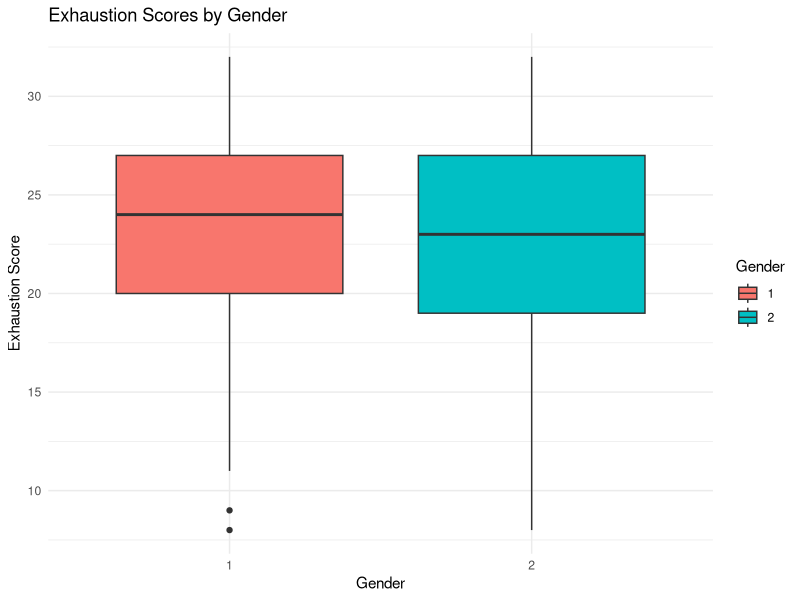
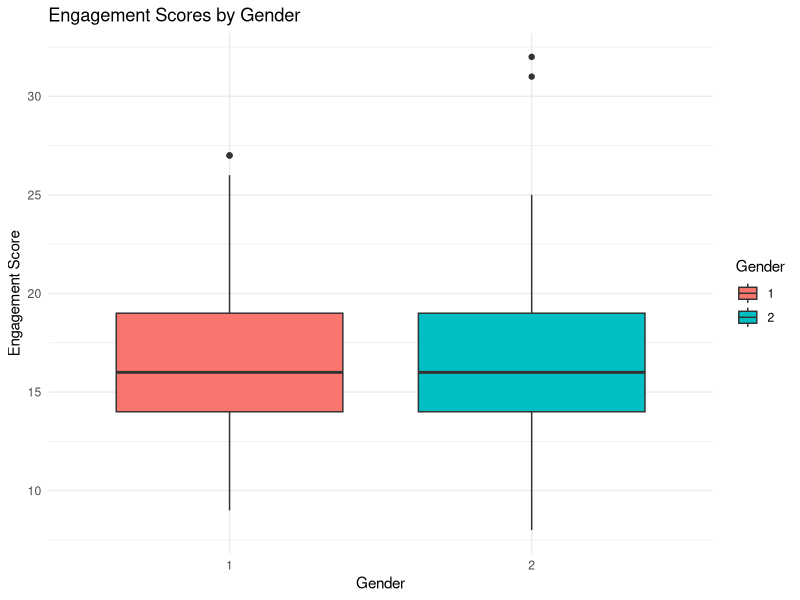
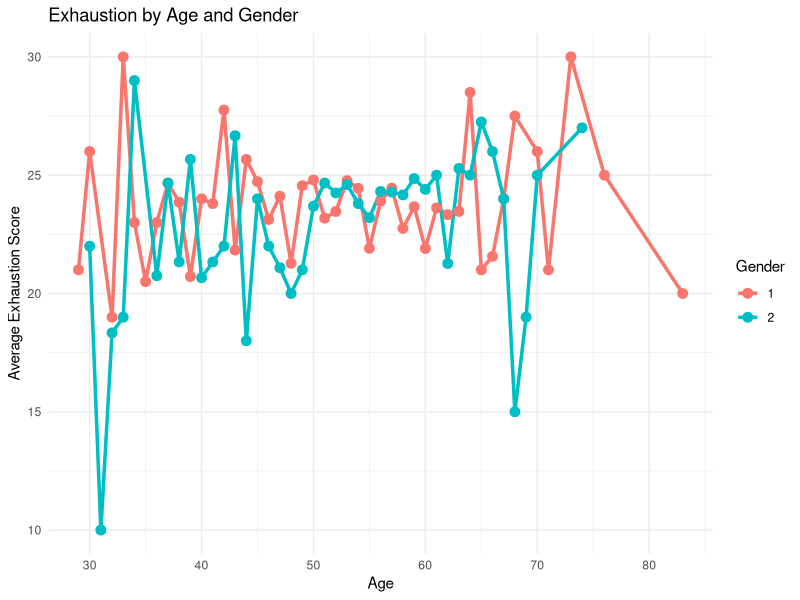
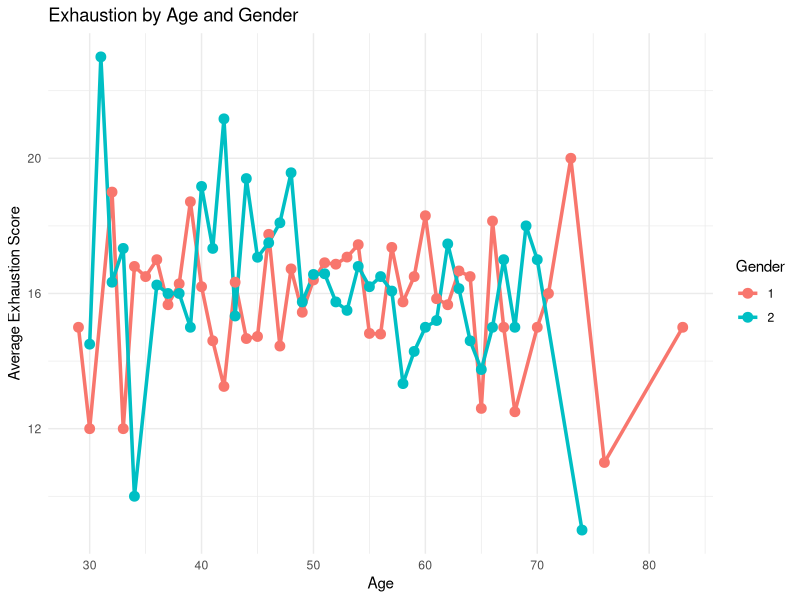
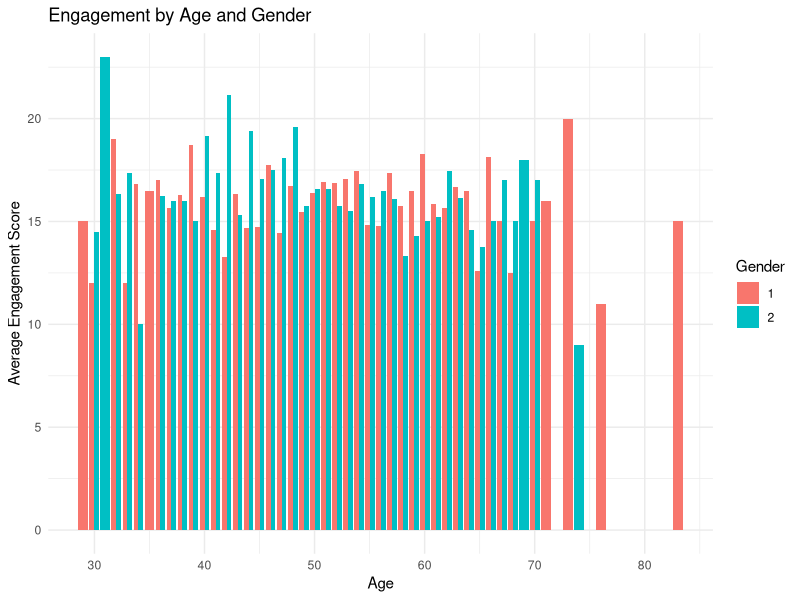

Write the R code that produced these figures, in order.
## ---- chunk 1
# Import libraries
library(ggplot2)
library(tidyr)
library(dplyr)

cleaned_data <- read.csv("OBI_cleaned.csv")

# Boxplot for Exhaustion by Gender
ggplot(cleaned_data, aes(x = as.factor(Gender), y = Exhaustion, fill = as.factor(Gender))) +
  geom_boxplot() +
  labs(title = "Exhaustion Scores by Gender",
       x = "Gender",
       y = "Exhaustion Score",
       fill = "Gender") +
  theme_minimal()

# Boxplot for Engagement by Gender
ggplot(cleaned_data, aes(x = as.factor(Gender), y = Engagement, fill = as.factor(Gender))) +
  geom_boxplot() +
  labs(title = "Engagement Scores by Gender",
       x = "Gender",
       y = "Engagement Score",
       fill = "Gender") +
  theme_minimal()
## ---- chunk 2
t_test_engagement <- t.test(Engagement ~ Gender, data = cleaned_data)
t_test_engagement
## ---- chunk 3
# Interaction plot: Average Exhaustion by Age and Gender
summary <- cleaned_data %>%
  group_by(Age, Gender) %>%
  summarize(Avg_Exhaustion = mean(Exhaustion, na.rm = TRUE),
            Avg_Engagement = mean(Engagement, na.rm = TRUE))

ggplot(summary, aes(x = Age, y = Avg_Exhaustion, group = as.factor(Gender), color = as.factor(Gender))) +
  geom_line(size = 1.2) +
  geom_point(size = 3) +
  labs(title = "Exhaustion by Age and Gender",
       x = "Age",
       y = "Average Exhaustion Score",
       color = "Gender") +
  theme_minimal()

ggplot(summary, aes(x = Age, y = Avg_Engagement, group = as.factor(Gender), color = as.factor(Gender))) +
  geom_line(size = 1.2) +
  geom_point(size = 3) +
  labs(title = "Exhaustion by Age and Gender",
       x = "Age",
       y = "Average Exhaustion Score",
       color = "Gender") +
  theme_minimal()

## ---- chunk 4

# Grouped bar plot: Average Engagement by Age and Gender
ggplot(summary, aes(x = Age, y = Avg_Engagement, fill = as.factor(Gender))) +
  geom_bar(stat = "identity", position = "dodge") +
  labs(title = "Engagement by Age and Gender",
       x = "Age",
       y = "Average Engagement Score",
       fill = "Gender") +
  theme_minimal()
## ---- chunk 5
write.csv(summary, "summary_results.csv", row.names = FALSE)
